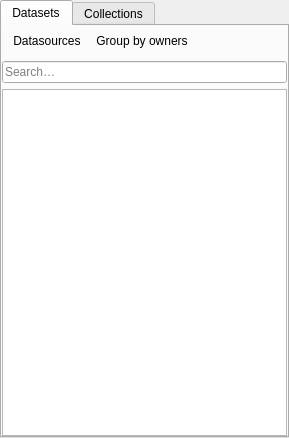
<?xml version="1.0" encoding="UTF-8"?>
<ui version="4.0">
 <class>CatalogueDockWidget</class>
 <widget class="QDockWidget" name="CatalogueDockWidget">
  <property name="geometry">
   <rect>
    <x>0</x>
    <y>0</y>
    <width>289</width>
    <height>438</height>
   </rect>
  </property>
  <property name="allowedAreas">
   <set>Qt::LeftDockWidgetArea|Qt::RightDockWidgetArea</set>
  </property>
  <property name="windowTitle">
   <string>DMP Catalogue</string>
  </property>
  <widget class="QWidget" name="dockWidgetContents">
   <layout class="QVBoxLayout" name="verticalLayout">
    <property name="spacing">
     <number>0</number>
    </property>
    <property name="leftMargin">
     <number>0</number>
    </property>
    <property name="topMargin">
     <number>0</number>
    </property>
    <property name="rightMargin">
     <number>0</number>
    </property>
    <property name="bottomMargin">
     <number>0</number>
    </property>
    <item>
     <widget class="QTabWidget" name="tabWidget">
      <property name="toolTip">
       <string>&lt;html&gt;&lt;head/&gt;&lt;body&gt;&lt;p&gt;Collections are groups of layers that are&lt;br&gt;frequently used together. Collections are&lt;br&gt;tailored towards specific job functions and&lt;br&gt;areas, and are maintained by working&lt;br&gt;groups and domain experts.&lt;/p&gt;&lt;/body&gt;&lt;/html&gt;</string>
      </property>
      <property name="currentIndex">
       <number>0</number>
      </property>
      <widget class="QWidget" name="tab">
       <attribute name="title">
        <string>Datasets</string>
       </attribute>
       <layout class="QVBoxLayout" name="verticalLayout_2">
        <property name="leftMargin">
         <number>0</number>
        </property>
        <property name="topMargin">
         <number>0</number>
        </property>
        <property name="rightMargin">
         <number>0</number>
        </property>
        <property name="bottomMargin">
         <number>0</number>
        </property>
        <item>
         <widget class="QToolBar" name="dataset_toolbar">
          <property name="iconSize">
           <size>
            <width>16</width>
            <height>16</height>
           </size>
          </property>
          <property name="floatable">
           <bool>false</bool>
          </property>
          <addaction name="datasources_source_action"/>
          <addaction name="group_owners_action"/>
         </widget>
        </item>
        <item>
         <widget class="QgsFilterLineEdit" name="search_dataset">
          <property name="placeholderText">
           <string>Search…</string>
          </property>
         </widget>
        </item>
        <item>
         <widget class="DatasetTreeView" name="dataset_tree">
          <property name="contextMenuPolicy">
           <enum>Qt::CustomContextMenu</enum>
          </property>
          <property name="headerHidden">
           <bool>true</bool>
          </property>
         </widget>
        </item>
       </layout>
      </widget>
      <widget class="QWidget" name="tab_2">
       <attribute name="title">
        <string>Collections</string>
       </attribute>
       <layout class="QVBoxLayout" name="verticalLayout_3">
        <property name="leftMargin">
         <number>0</number>
        </property>
        <property name="topMargin">
         <number>0</number>
        </property>
        <property name="rightMargin">
         <number>0</number>
        </property>
        <property name="bottomMargin">
         <number>0</number>
        </property>
        <item>
         <widget class="QToolBar" name="collection_toolbar">
          <property name="iconSize">
           <size>
            <width>16</width>
            <height>16</height>
           </size>
          </property>
          <property name="floatable">
           <bool>false</bool>
          </property>
          <addaction name="collections_source_action"/>
         </widget>
        </item>
        <item>
         <widget class="QgsFilterLineEdit" name="search_collection">
          <property name="placeholderText">
           <string>Search…</string>
          </property>
         </widget>
        </item>
        <item>
         <widget class="DatasetTreeView" name="collection_tree">
          <property name="contextMenuPolicy">
           <enum>Qt::CustomContextMenu</enum>
          </property>
          <property name="headerHidden">
           <bool>true</bool>
          </property>
         </widget>
        </item>
       </layout>
      </widget>
     </widget>
    </item>
   </layout>
  </widget>
  <action name="options_action">
   <property name="text">
    <string>Options…</string>
   </property>
  </action>
  <action name="datasources_source_action">
   <property name="text">
    <string>Datasources</string>
   </property>
   <property name="toolTip">
    <string>Datasources</string>
   </property>
  </action>
  <action name="collections_source_action">
   <property name="text">
    <string>Datasources</string>
   </property>
   <property name="toolTip">
    <string>Datasources</string>
   </property>
  </action>
  <action name="group_owners_action">
   <property name="checkable">
    <bool>true</bool>
   </property>
   <property name="text">
    <string>Group by owners</string>
   </property>
   <property name="toolTip">
    <string>Group by owners</string>
   </property>
  </action>
 </widget>
 <customwidgets>
  <customwidget>
   <class>QgsFilterLineEdit</class>
   <extends>QLineEdit</extends>
   <header>qgis.gui</header>
  </customwidget>
  <customwidget>
   <class>DatasetTreeView</class>
   <extends>QTreeView</extends>
   <header>dmpcatalogue.gui.dataset_tree_view</header>
  </customwidget>
 </customwidgets>
 <resources/>
 <connections/>
</ui>
